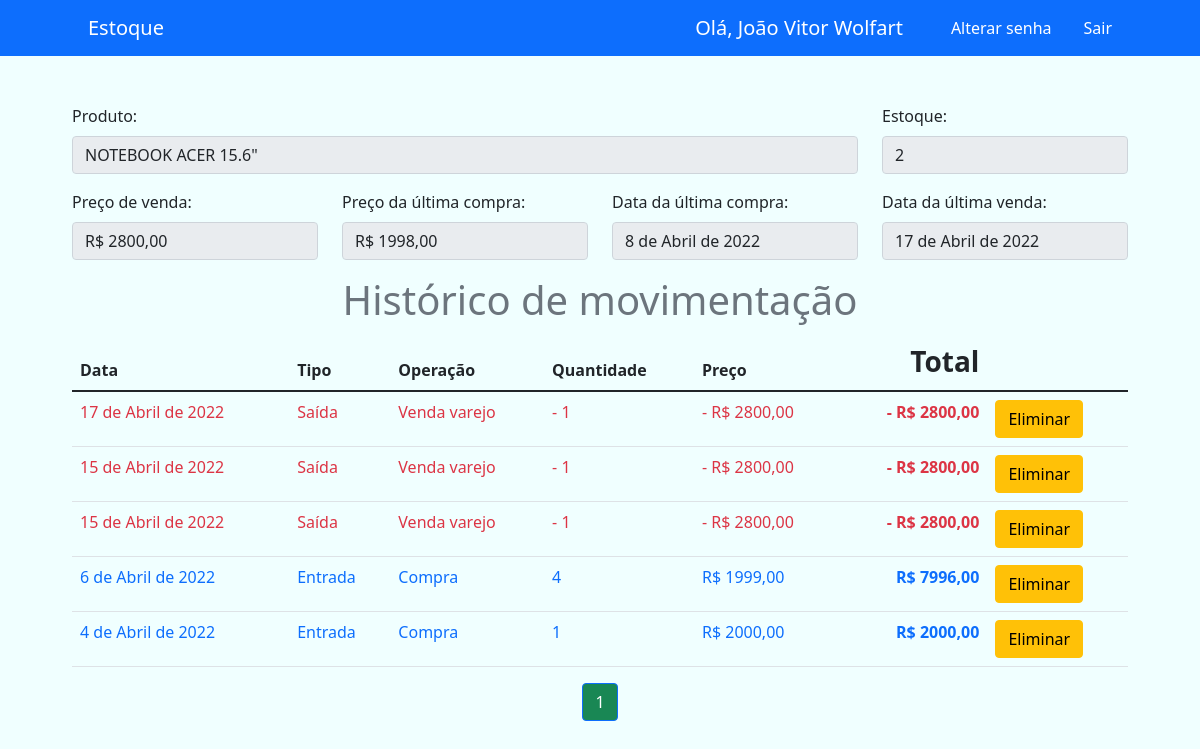
The page /relatorio/2 (signed in) on the database as committed earlier.
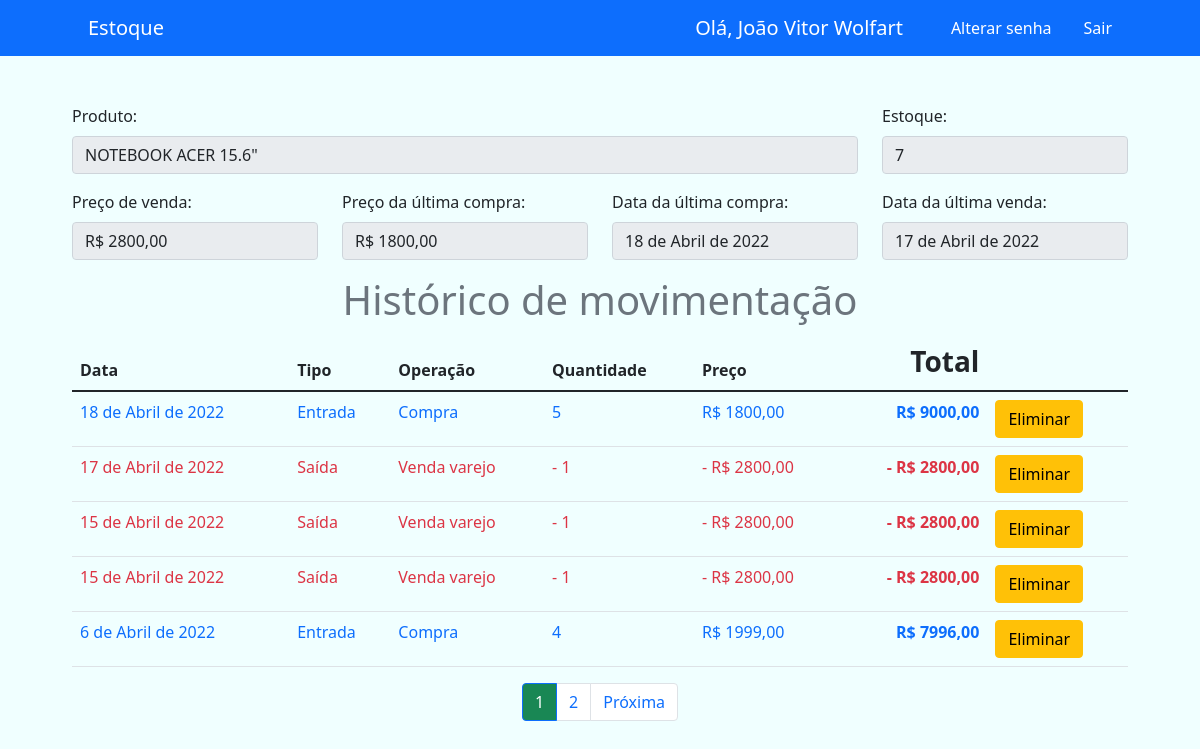
The same page on the database as committed later.
### produtos/models.py (models this page shows, shortened)
class Produto(models.Model):
    produto = models.CharField(max_length=200)
    categoria = models.ForeignKey(Categoria, on_delete=models.DO_NOTHING)
    medida = models.ForeignKey(Medidas, on_delete=models.DO_NOTHING, blank=True, null=True)
    data_ultima_compra = models.DateField(blank=True, null=True)
    preco_ultima_compra = models.DecimalField(max_digits=7, decimal_places=2, blank=True, null=True)
    preco_venda = models.DecimalField(max_digits=7, decimal_places=2, blank=True, null=True)
    data_ultima_venda = models.DateField(blank=True, null=True)
    estoque = models.IntegerField(default=0)
    informacoes = models.TextField(blank=True, null=True)
    foto = models.ImageField(blank=True, upload_to='fotos')
    usuario = models.ForeignKey(User, on_delete=models.CASCADE, blank=True, null=True)
    ativo = models.BooleanField(default=True)

class Historico(models.Model):
    data = models.DateField()
    movimentacao = models.ForeignKey(Movimento, on_delete=models.DO_NOTHING)
    produto = models.ForeignKey(Produto, on_delete=models.DO_NOTHING)
    quantidade = models.IntegerField()
    preco = models.DecimalField(max_digits=7, decimal_places=2)
    excluido = models.BooleanField(default=False)

class Movimento(models.Model):
    tipo_movimento = models.CharField(max_length=50)
    entrada = models.BooleanField()
    somente_contabil = models.BooleanField(default=False)
    def __str__(self):
        return self.tipo_movimento

### produtos/views.py (the view)
# urls.py: path('relatorio/<int:id>', views.relatorio, name='relatorio'),
@login_required(login_url='login')
def relatorio(request, id):
    produto = Produto.objects.get(id=id)
    historico = Historico.objects.all().filter(
        produto=produto, excluido=False
    ).order_by('-data')
    paginator = Paginator(historico, 5)
    page = request.GET.get('p')
    historico = paginator.get_page(page)
    total = []
    for c in historico:
        total.append(c.preco*c.quantidade)
    print(total)
    teste = zip(historico, total)
    print(teste)
    return render(request, 'paginas/relatorios.html', {'produto':produto, 'historico':historico, 'total':total, 'teste':teste})

### produtos/templates/paginas/relatorios.html (shortened to what this page needs)
{% extends 'base.html'%}
{% load static%}
{%block 'conteudo'%}
    <div class="row">
      <div class="mb-3 col-9">
        <label class="form-label">Produto: </label>
        <input type="text" class="form-control" name="produto" placeholder="Nome do produto" value="{{produto.produto}}" disabled>
      </div>
      <div class="mb-3 col-3">
        <label class="form-label">Estoque: </label>
        <input type="text" class="form-control" name="estoque" placeholder="Nome do produto" value="{{produto.estoque}}" disabled>
      </div>
    </div>
    <div class="row">
      <div class="mb-3 col-md-3">
        <label class="form-label">Preço de venda: </label>
        <input type="text" class="form-control" name="preco_venda" value="R$ {{produto.preco_venda}}" disabled>
      </div>
      {% if produto.preco_ultima_compra %}
      <div class="mb-3 col-md-3">
        <label class="form-label">Preço da última compra: </label>
        <input type="text" class="form-control" name="preco_compra" value="R$ {{produto.preco_ultima_compra}}" disabled>
      </div>
      {% else %}
      <div class="mb-3 col-md-3">
        <label class="form-label">Preço da última compra: </label>
        <input type="text" class="form-control" name="preco_compra" value="Nenhuma compra efetuada ainda" disabled>
      </div>
      {% endif %}
      {% if produto.data_ultima_compra %}
      <div class="mb-3 col-md-3">
        <label class="form-label">Data da última compra: </label>
        <input type="text" class="form-control" name="data_compra" value="{{produto.data_ultima_compra}}" disabled>
      </div>
      {% else %}
      <div class="mb-3 col-md-3">
        <label class="form-label">Data da última compra: </label>
        <input type="text" class="form-control" name="data_compra" value="Nenhuma compra efetuada ainda" disabled>
      </div>
      {% endif %}
      {% if produto.data_ultima_venda %}
      <div class="mb-3 col-md-3">
        <label class="form-label">Data da última venda: </label>
        <input type="text" class="form-control" name="data_compra" value="{{produto.data_ultima_venda}}" disabled>
      </div>
      {% else %}
      <div class="mb-3 col-md-3">
        <label class="form-label">Data da última venda: </label>
        <input type="text" class="form-control" name="data_compra" value="Nenhuma venda efetuada ainda" disabled>
      </div>
      {% endif %}
    </div>
    <h1 class="text-center text-secondary">Histórico de movimentação</h1>
    <table class="table">
        <thead>
          <tr>
            <th scope="col">Data</th>
            <th scope="col">Tipo</th>
            <th scope="col">Operação</th>
            <th scope="col">Quantidade</th>
            <th scope="col">Preço</th>
            <th scope="col" class="text-end fs-3">Total</th>
          </tr>
        </thead>
        <tbody>
          {% for h, c in teste%}
          {% if h.movimentacao.entrada %}
          <tr class="text-primary">
              <td>{{h.data}}</td>
              <td>Entrada</td>
              <td>{{h.movimentacao}}</td>
              <td>{{h.quantidade}}</td>
              <td>R$ {{h.preco}}</td>
              <td class="text-end"><strong>R$ {{c}}</strong></td>
              <td> <a href="{% url 'eliminar_historico' h.id%}" class="btn btn-warning">Eliminar</a></td>
          </tr>
          {% else %}
          <tr class="text-danger">
              <td>{{h.data}}</td>
              <td>Saída</td>
              <td>{{h.movimentacao}}</td>
              <td>- {{h.quantidade}}</td>
              <td>- R$ {{h.preco}}</td>
              <td class="text-end"><strong>- R$ {{c}}</strong></td>
              <td> <a href="{% url 'eliminar_historico' h.id%}" class="btn btn-warning">Eliminar</a></td>
          </tr>
          {% endif %}
          {%endfor%}
        </tbody>
      </table>
      <nav aria-label="Page navigation example">
        <ul class="pagination justify-content-center">
          {%for pagina in historico.paginator.page_range%}
          {%if historico.number == pagina%}
            <li class="page-item active"><a class="page-link bg-success" href="?p={{pagina}}">{{pagina}}</a></li>
          {% else %}
            <li class="page-item"><a class="page-link" href="?p={{pagina}}">{{pagina}}</a></li>
          {%endif%}
          {%endfor%}
          {%if historico.has_next%}
          <li class="page-item">
            <a class="page-link" href="?p={{historico.next_page_number}}">Próxima</a>
          </li>
          {%endif%}
        </ul>
      </nav>
{%endblock%}

### templates/base.html (shortened to what this page needs)
{% load static%}
<!doctype html>
<html lang="pt-br">
  <head>
    <link href="https://cdn.jsdelivr.net/npm/bootstrap@5.1.3/dist/css/bootstrap.min.css" rel="stylesheet">
    <link rel="stylesheet" href="{% static 'css/blog.css' %}">
  </head>
  <body>
    <nav class="navbar navbar-light bg-primary">
        <div class="container">
          <a href="{% url 'home'%}" class="navbar-brand nav-link text-white text-center">Estoque</span>
          <div class="d-flex">
          <span>Olá, {{user.first_name}} {{user.last_name}}</span>
          <a class="nav-link text-white" href="{% url 'alterar_senha' %}">Alterar senha</a>
          <a class="nav-link text-white" href="{% url 'logout' %}">Sair</a>
          </div>
        </div>
      </nav>
      <div class="container mt-5 mb-3">
      {% block 'conteudo' %}
      {% endblock %}
    </div>
  </body>
</html>

### templates/static/css/blog.css (style rules this page uses)
* { margin: 0; padding: 0; }
body { background-color: azure; }
.container { width: 90%; margin: 0 auto; }
a { cursor: pointer; }

Rows that differ between the two databases and show on the page:
no longer on this page (row unchanged): Historico: data "4 de Abril de 2022", movimentacao "Compra", quantidade "1", preco "2000,00", c "2000,00"
changed Produto "NOTEBOOK ACER 15.6\"": estoque "2" → "7"; preco_compra "R$ 1998,00" → "R$ 1800,00"; data_compra "8 de Abril de 2022" → "18 de Abril de 2022"
added Historico: data "18 de Abril de 2022", movimentacao "Compra", quantidade "5", preco "1800,00", c "9000,00"
Other text that changed with them:
new list line: "2"
text now shown: "Próxima"
